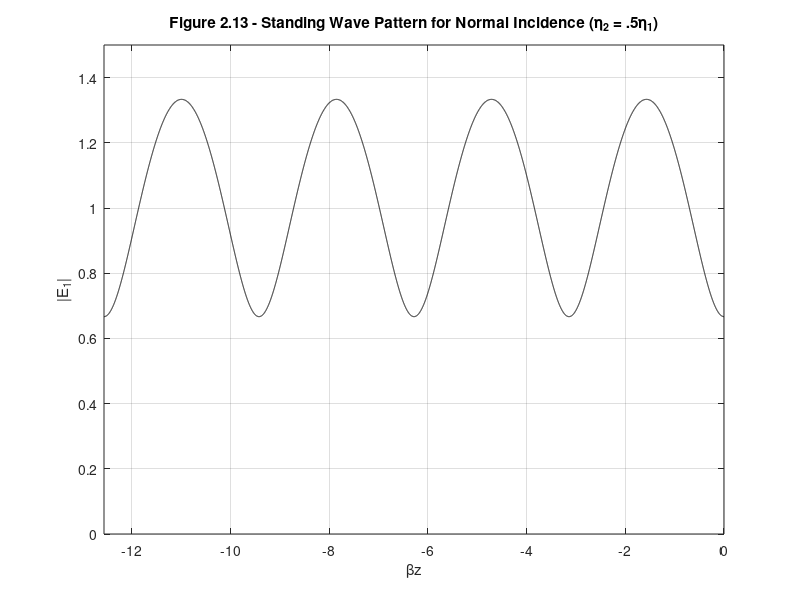

Here is the MATLAB script that generated this plot:
%%%%%%%%%%%%%%%%%%%%%%%%%%%%%%%%%%%%%%%%%%%%%%%%%%%%%%%%%%%%%
%%                                                         %%
%% ******************************************************  %%
%% * Smart Antennas for Wireless Applications w/ Matlab *  %%
%% ******************************************************  %%
%%                                                         %%
%% Chapter 2: Ex 2.3                                       %%
%%                                                         %%
%% Author: Frank Gross                                     %%
%% McGraw-Hill, 2005                                       %%
%% Date:  11/13/2004                                       %%
%%                                                         %%
%% This code creates Figure 2.13, a plot of the standing   %%
%%     wave pattern for plane wave at normal incidence to  %% 
%%     dielectric boundary where n2 = .5n1                 %%
%%%%%%%%%%%%%%%%%%%%%%%%%%%%%%%%%%%%%%%%%%%%%%%%%%%%%%%%%%%%%

%%----------------- Define Variables: ---------------------%%
% n2 - normalized impedance of medium 2 in terms of n1      %
% R - complex reflection coefficient                        %
% angle - angle of reflection coefficient                   %
% bz - range of propagation where b is phase constant       %
% env - envelope total field in region 1                    % 
%%---------------------------------------------------------%%

%%----- Given Values -----%%

n2 = 0.5; bz = -4*pi:.001:0;

%%----- Determine Reflection Coefficient and Angle -----%%

R = (n2-1)/(n2+1);
angle = atan2(imag(R),real(R));

%%----- Create Envelope of Total Field in Region 1 -----%%

env=sqrt(1+abs(R)^2+2*abs(R)*cos(2*bz+angle));

%%----- Plot Results -----%%

figure(1), plot(bz,env,'k')
xlabel('\betaz'), ylabel('|E_1|')
title('\bfFigure 2.13 - Standing Wave Pattern for Normal Incidence (\eta_2 = .5\eta_1)')
axis([-4*pi 0 0 1.5]), grid on
